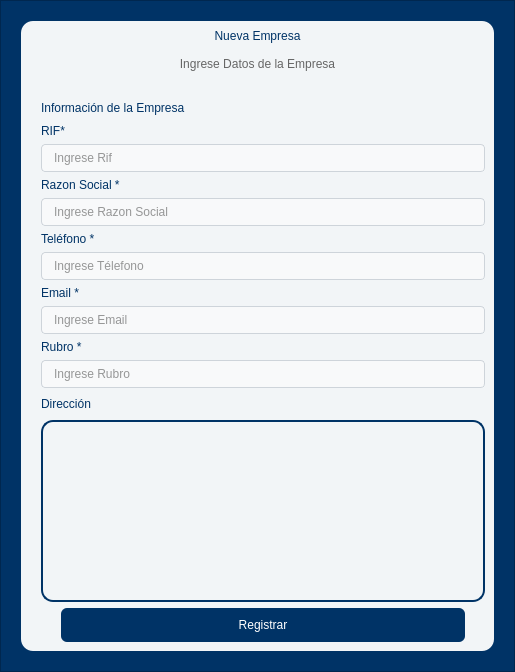
<?xml version="1.0" encoding="UTF-8"?>
<ui version="4.0">
 <class>Dialog</class>
 <widget class="QDialog" name="Dialog">
  <property name="geometry">
   <rect>
    <x>0</x>
    <y>0</y>
    <width>515</width>
    <height>672</height>
   </rect>
  </property>
  <property name="windowTitle">
   <string>Dialog</string>
  </property>
  <property name="styleSheet">
   <string notr="true"/>
  </property>
  <property name="sizeGripEnabled">
   <bool>false</bool>
  </property>
  <property name="modal">
   <bool>true</bool>
  </property>
  <layout class="QVBoxLayout" name="verticalLayout_3">
   <property name="spacing">
    <number>0</number>
   </property>
   <property name="leftMargin">
    <number>0</number>
   </property>
   <property name="topMargin">
    <number>0</number>
   </property>
   <property name="rightMargin">
    <number>0</number>
   </property>
   <property name="bottomMargin">
    <number>0</number>
   </property>
   <item>
    <widget class="QFrame" name="frame">
     <property name="styleSheet">
      <string notr="true">
	background-color: rgb(0, 51, 102);

</string>
     </property>
     <property name="frameShape">
      <enum>QFrame::Shape::StyledPanel</enum>
     </property>
     <property name="frameShadow">
      <enum>QFrame::Shadow::Raised</enum>
     </property>
     <layout class="QGridLayout" name="gridLayout">
      <property name="leftMargin">
       <number>20</number>
      </property>
      <property name="topMargin">
       <number>20</number>
      </property>
      <property name="rightMargin">
       <number>20</number>
      </property>
      <property name="bottomMargin">
       <number>20</number>
      </property>
      <property name="spacing">
       <number>0</number>
      </property>
      <item row="0" column="0">
       <widget class="QFrame" name="frame_2">
        <property name="styleSheet">
         <string notr="true">
QWidget {
    background-color: rgba(255, 255, 255, 0.95);
    font-family: &quot;Segoe UI&quot;, sans-serif;
    color: #333333;
}

QFrame{
border-radius: 12px;
width: 100%;          
}
QLabel{
	color: rgb(0, 51, 102);
	background-color: transparent;
	font: 14pt &quot;Segoe UI&quot;;
}</string>
        </property>
        <property name="frameShape">
         <enum>QFrame::Shape::StyledPanel</enum>
        </property>
        <property name="frameShadow">
         <enum>QFrame::Shadow::Raised</enum>
        </property>
        <layout class="QVBoxLayout" name="verticalLayout_13" stretch="1,10">
         <property name="spacing">
          <number>0</number>
         </property>
         <property name="leftMargin">
          <number>0</number>
         </property>
         <property name="topMargin">
          <number>0</number>
         </property>
         <property name="rightMargin">
          <number>0</number>
         </property>
         <property name="bottomMargin">
          <number>0</number>
         </property>
         <item>
          <layout class="QVBoxLayout" name="verticalLayout_4">
           <property name="spacing">
            <number>0</number>
           </property>
           <item>
            <widget class="QLabel" name="label">
             <property name="styleSheet">
              <string notr="true">font: 600 20pt &quot;Segoe UI&quot;;
padding:0px 0px;   
color: #003366;
</string>
             </property>
             <property name="text">
              <string>Nueva Empresa</string>
             </property>
             <property name="alignment">
              <set>Qt::AlignmentFlag::AlignCenter</set>
             </property>
             <property name="margin">
              <number>0</number>
             </property>
            </widget>
           </item>
           <item>
            <widget class="QLabel" name="label_2">
             <property name="styleSheet">
              <string notr="true">QLabel{
	
	font: 12pt &quot;Segoe UI&quot;;
	color: rgb(102, 102, 102);
	
}</string>
             </property>
             <property name="text">
              <string>Ingrese Datos de la Empresa</string>
             </property>
             <property name="alignment">
              <set>Qt::AlignmentFlag::AlignCenter</set>
             </property>
             <property name="wordWrap">
              <bool>true</bool>
             </property>
            </widget>
           </item>
          </layout>
         </item>
         <item>
          <widget class="QFrame" name="frame_3">
           <property name="styleSheet">
            <string notr="true">QFrame{
	background-color: transparent;
}

QLineEdit, QComboBox, QDateEdit, QSpinBox{
    border: 1px solid #ced4da;
    border-radius: 4px;
    padding: 5px 10px;
    background-color: #f8f9fa;
}

QLineEdit:focus {
    border: 1px solid #0056b3;
    background-color: #ffffff;
}

QLineEdit[state=&quot;valid&quot;] {
                border-color: #2ecc71; /* Verde */
  }
 QLineEdit[state=&quot;invalid&quot;] {
                border-color: #e74c3c; /* Rojo */
  }
 QLineEdit[state=&quot;empty&quot;] {
        border-color: #555; /* Gris */
 }

</string>
           </property>
           <property name="frameShape">
            <enum>QFrame::Shape::StyledPanel</enum>
           </property>
           <property name="frameShadow">
            <enum>QFrame::Shadow::Raised</enum>
           </property>
           <layout class="QVBoxLayout" name="verticalLayout">
            <property name="leftMargin">
             <number>20</number>
            </property>
            <property name="topMargin">
             <number>20</number>
            </property>
            <item>
             <layout class="QHBoxLayout" name="horizontalLayout_8">
              <item>
               <widget class="QLabel" name="email_label_2">
                <property name="styleSheet">
                 <string notr="true">QLabel{
	color: rgb(0, 51, 102);
	background-color: transparent;
	font: 18pt &quot;Segoe UI&quot;;
}</string>
                </property>
                <property name="text">
                 <string>Información de la Empresa</string>
                </property>
               </widget>
              </item>
              <item>
               <spacer name="horizontalSpacer_3">
                <property name="orientation">
                 <enum>Qt::Orientation::Horizontal</enum>
                </property>
                <property name="sizeHint" stdset="0">
                 <size>
                  <width>40</width>
                  <height>20</height>
                 </size>
                </property>
               </spacer>
              </item>
             </layout>
            </item>
            <item>
             <widget class="QLabel" name="cedula_label">
              <property name="text">
               <string>RIF*</string>
              </property>
             </widget>
            </item>
            <item>
             <layout class="QHBoxLayout" name="horizontalLayout_5">
              <item>
               <widget class="QLineEdit" name="rif_input">
                <property name="enabled">
                 <bool>true</bool>
                </property>
                <property name="sizePolicy">
                 <sizepolicy hsizetype="Expanding" vsizetype="Expanding">
                  <horstretch>0</horstretch>
                  <verstretch>0</verstretch>
                 </sizepolicy>
                </property>
                <property name="echoMode">
                 <enum>QLineEdit::EchoMode::Normal</enum>
                </property>
                <property name="readOnly">
                 <bool>false</bool>
                </property>
                <property name="placeholderText">
                 <string>Ingrese Rif</string>
                </property>
               </widget>
              </item>
             </layout>
            </item>
            <item>
             <widget class="QLabel" name="primerapellido_label">
              <property name="text">
               <string>Razon Social *</string>
              </property>
             </widget>
            </item>
            <item>
             <layout class="QHBoxLayout" name="horizontalLayout_3">
              <item>
               <widget class="QLineEdit" name="razon_input">
                <property name="enabled">
                 <bool>true</bool>
                </property>
                <property name="sizePolicy">
                 <sizepolicy hsizetype="Expanding" vsizetype="Expanding">
                  <horstretch>0</horstretch>
                  <verstretch>0</verstretch>
                 </sizepolicy>
                </property>
                <property name="echoMode">
                 <enum>QLineEdit::EchoMode::Normal</enum>
                </property>
                <property name="readOnly">
                 <bool>false</bool>
                </property>
                <property name="placeholderText">
                 <string>Ingrese Razon Social</string>
                </property>
               </widget>
              </item>
             </layout>
            </item>
            <item>
             <layout class="QVBoxLayout" name="verticalLayout_8">
              <item>
               <widget class="QLabel" name="telefono_label">
                <property name="text">
                 <string>Teléfono *</string>
                </property>
               </widget>
              </item>
              <item>
               <widget class="QLineEdit" name="telefono_input">
                <property name="enabled">
                 <bool>true</bool>
                </property>
                <property name="sizePolicy">
                 <sizepolicy hsizetype="Expanding" vsizetype="Expanding">
                  <horstretch>0</horstretch>
                  <verstretch>0</verstretch>
                 </sizepolicy>
                </property>
                <property name="echoMode">
                 <enum>QLineEdit::EchoMode::Normal</enum>
                </property>
                <property name="readOnly">
                 <bool>false</bool>
                </property>
                <property name="placeholderText">
                 <string>Ingrese Télefono</string>
                </property>
               </widget>
              </item>
             </layout>
            </item>
            <item>
             <layout class="QVBoxLayout" name="verticalLayout_9">
              <item>
               <widget class="QLabel" name="email_label">
                <property name="text">
                 <string>Email *</string>
                </property>
               </widget>
              </item>
              <item>
               <widget class="QLineEdit" name="email_input">
                <property name="enabled">
                 <bool>true</bool>
                </property>
                <property name="sizePolicy">
                 <sizepolicy hsizetype="Expanding" vsizetype="Expanding">
                  <horstretch>0</horstretch>
                  <verstretch>0</verstretch>
                 </sizepolicy>
                </property>
                <property name="echoMode">
                 <enum>QLineEdit::EchoMode::Normal</enum>
                </property>
                <property name="readOnly">
                 <bool>false</bool>
                </property>
                <property name="placeholderText">
                 <string>Ingrese Email</string>
                </property>
               </widget>
              </item>
             </layout>
            </item>
            <item>
             <widget class="QLabel" name="email_label_3">
              <property name="text">
               <string>Rubro *</string>
              </property>
             </widget>
            </item>
            <item>
             <layout class="QHBoxLayout" name="horizontalLayout_2">
              <item>
               <widget class="QLineEdit" name="rubro_input">
                <property name="enabled">
                 <bool>true</bool>
                </property>
                <property name="sizePolicy">
                 <sizepolicy hsizetype="Expanding" vsizetype="Expanding">
                  <horstretch>0</horstretch>
                  <verstretch>0</verstretch>
                 </sizepolicy>
                </property>
                <property name="echoMode">
                 <enum>QLineEdit::EchoMode::Normal</enum>
                </property>
                <property name="readOnly">
                 <bool>false</bool>
                </property>
                <property name="placeholderText">
                 <string>Ingrese Rubro</string>
                </property>
               </widget>
              </item>
             </layout>
            </item>
            <item>
             <layout class="QHBoxLayout" name="horizontalLayout_9">
              <item>
               <widget class="QLabel" name="email_label_5">
                <property name="styleSheet">
                 <string notr="true">QLabel{
	color: rgb(0, 51, 102);
	background-color: transparent;
	font: 18pt &quot;Segoe UI&quot;;
}</string>
                </property>
                <property name="text">
                 <string>Dirección</string>
                </property>
               </widget>
              </item>
              <item>
               <spacer name="horizontalSpacer_4">
                <property name="orientation">
                 <enum>Qt::Orientation::Horizontal</enum>
                </property>
                <property name="sizeHint" stdset="0">
                 <size>
                  <width>40</width>
                  <height>20</height>
                 </size>
                </property>
               </spacer>
              </item>
             </layout>
            </item>
            <item>
             <layout class="QHBoxLayout" name="horizontalLayout">
              <item>
               <widget class="QPlainTextEdit" name="direccion_input">
                <property name="styleSheet">
                 <string notr="true">QPlainTextEdit{
	border:2px solid;
	border-color: rgb(0, 51, 102);
}
</string>
                </property>
               </widget>
              </item>
             </layout>
            </item>
            <item>
             <widget class="QPushButton" name="RegistrarButton">
              <property name="cursor">
               <cursorShape>PointingHandCursor</cursorShape>
              </property>
              <property name="styleSheet">
               <string notr="true">
QPushButton{
	background-color: rgb(0, 51, 102);
	border: none;
    border-radius: 6px;
	font: 400 14pt &quot;Segoe UI&quot;;
	color: rgb(255, 255, 255);
	margin-left:20px;
	margin-right:20px;
	padding: 10px;
 }


QPushButton:hover {
    background-color: #004a99;
}
</string>
              </property>
              <property name="text">
               <string>Registrar</string>
              </property>
             </widget>
            </item>
           </layout>
          </widget>
         </item>
        </layout>
       </widget>
      </item>
     </layout>
    </widget>
   </item>
  </layout>
 </widget>
 <resources>
  <include location="../resources/resource.qrc"/>
 </resources>
 <connections/>
</ui>
